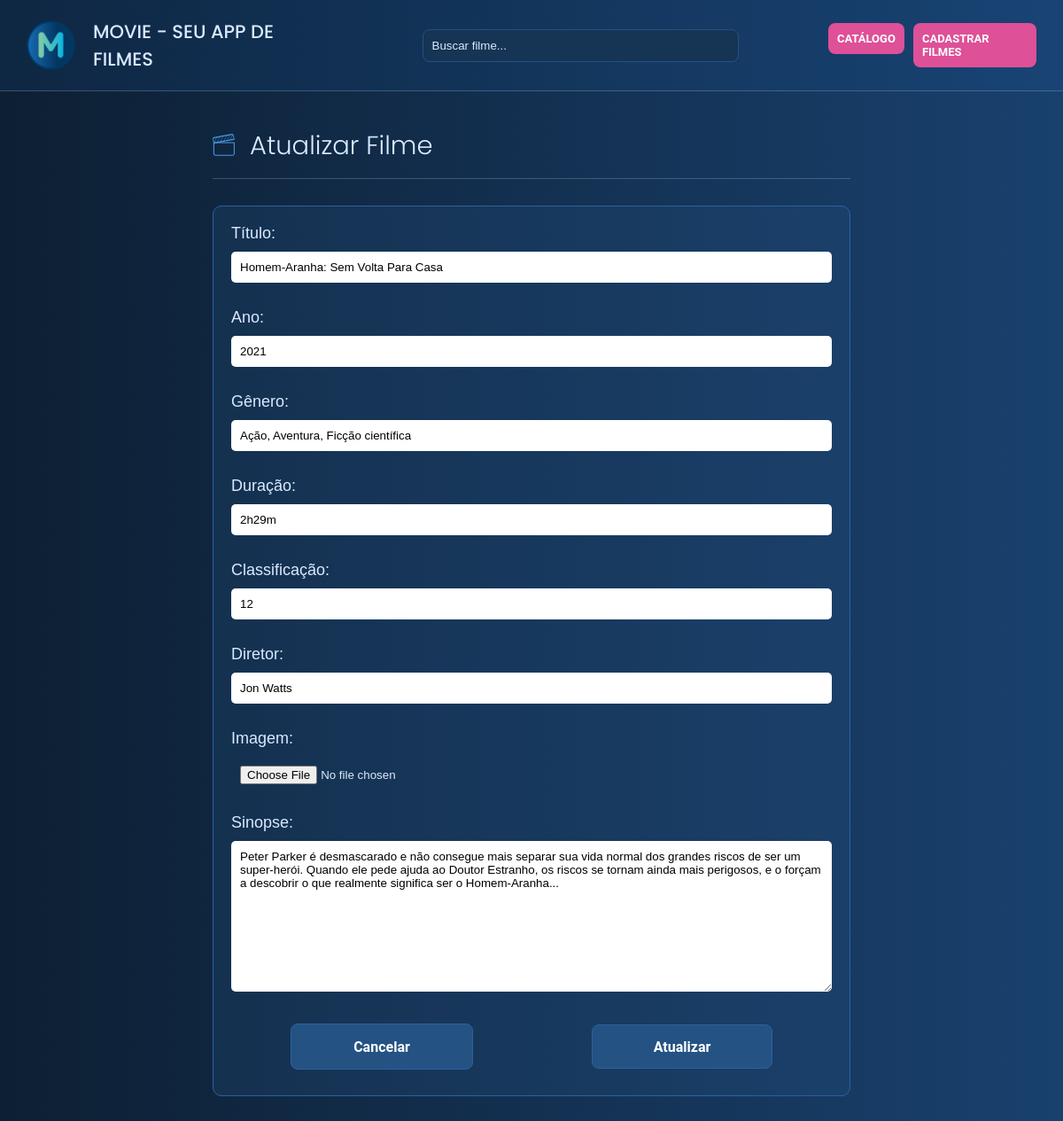
The page /edit/7/ on the database its author committed.
### app/models.py (models this page shows, shortened)
class Filme(models.Model):
    titulo = models.CharField('título', max_length=100 , unique=True)
    imagem = models.ImageField(upload_to='images')
    ano = models.CharField(max_length=10)
    duracao = models.CharField('duração', max_length=5)
    classificacao = models.CharField('classificação', max_length=100)
    genero = models.CharField('gênero',max_length=100)
    diretor = models.CharField(max_length=100)
    sinopse = models.TextField()

### app/views.py (the view, shortened to what this page needs)
# urls.py: path('edit/<int:id>/', v.edit, name='edit'),
def edit(request, id):
    obj = Filme.objects.get(id=id)
    if request.method == 'GET':
        form = filmForm(instance=obj)
        context = {'form': form, 'obj': obj}
        return render(request, 'form.html', context)

### app/forms.py
class filmForm(forms.ModelForm):
    class Meta:
        model = Filme
        fields = ['titulo', 'ano', 'genero', 'duracao','classificacao', 'diretor', 'imagem', 'sinopse', ]
        widgets = {
            'titulo': forms.TextInput(attrs={'class': 'form-control', 'placeholder': 'Ex: O Poderoso Chefão'}),
            'ano': forms.TextInput(attrs={'class': 'form-control', 'placeholder': 'Ex: 1972'}),
            'genero': forms.TextInput(attrs={'class': 'form-control', 'placeholder': 'Ex: Ação'}),
            'duracao': forms.TextInput(attrs={'class': 'form-control', 'placeholder': 'Ex: 2hrs'}),
            'classificacao': forms.TextInput(attrs={'class': 'form-control', 'placeholder': 'Ex: 18'}),
            'diretor': forms.TextInput(attrs={'class': 'form-control', 'placeholder': 'Ex: Francis Ford Coppola'}),
            'imagem': forms.FileInput(attrs={'class': 'form-control', 'placeholder': 'Capa do filme'}),
            'sinopse': forms.Textarea(attrs={'class': 'form-control', 'placeholder': 'Ex: Em 1945, Don Corleone é o chefe de uma mafiosa família italiana...'}),
        }

### templates/form.html (shortened to what this page needs)
{% extends 'base.html' %}
{% block content %}
    <div class="fadeIn">
        {% if not obj %}
            <h1 class="title icon--movie">Cadastrar Filme</h1>
        {% else %}
            <h1 class="title icon--movie">Atualizar Filme</h1>
        {% endif %}
        <div class="box--container">
            <form method = "post" enctype="multipart/form-data">
                {{ form.as_ul }}
                <div class="btn-form-position">
                    <a href="{% url 'app:index' %}" class="btn-form">Cancelar</a>
                    {% if not obj %}
                        <button type="submit" class="btn-form">Cadastrar</button>
                        {% else %}
                        <button type="submit" class="btn-form">Atualizar</button>
                    {% endif %}
                </div>
            </form>
        </div>
    </div>
{% endblock %}

### static/css/default.css (style rules this page uses)
* { margin: 0; padding: 0; font-family: Arial, Helvetica, sans-serif }
body { color: var(--color-text); background-image: linear-gradient(to right, rgb(13, 31, 51), rgba(25,65,110,1)); }
html { font-size: 62.5%; box-sizing: border-box; -moz-box-sizing: border-box; -webkit-text-size-adjust: 100%; -ms-text-size-adjust: 100%; }
:root { --color-text: #DAEAFF; --color-contrast: #DE5097; --background-color: rgba(13, 31, 51, 1); --background-card: rgba(255, 255, 255, 0.04); }
.box--container { background-color: #2452833f; border: 1px solid #2b629c; border-radius: 10px; padding: 20px; margin-bottom: 50px; }
.box--container form { margin: 0 auto!important; width: 100% !important; }
form { display: grid; grid-template-columns: repeat(1, 1fr); gap: 5px; grid-auto-rows: minmax(90px, auto); width: 50%; margin: 0 auto 50px auto; }
form label { display: block; font-size: 1.8rem; padding-bottom: 10px; }
form input, textarea { width: calc(100% - 20px); border-radius: 5px; border: 0 none; padding: 10px; }
form input::placeholder, textarea::placeholder { color: #989898; }
.btn-form-position { display: flex; justify-content: end; margin-top: 20px; }
.btn-form { display: flex; width: 30%; border: 0; height: 50px; border-radius: 8px; color: white; font-family: 'Roboto', sans-serif; font-weight: bold; font-size: 1.6rem; background-color: #245283; border: 1px solid #2b629c; margin: auto; text-decoration: none; justify-content: center; align-items: center; cursor: pointer; }
form li { list-style: none; }
.title { display: block; font-size: 2.9rem; padding-bottom: 15px; margin-bottom: 30px; border-bottom: 1px solid #daeaff38; font-family: 'Poppins', sans-serif; font-weight: 300; }
.icon--movie { background: url('../images/icon-movie.svg') no-repeat 0 8px; background-size: 25px; padding-left: 42px; }
.fadeIn { animation: fadein 1s ease; }

### rows shown on the page
Filme: titulo "Homem-Aranha: Sem Volta Para Casa", ano "2021", genero "Ação, Aventura, Ficção científica", duracao "2h29m", classificacao "12", diretor "Jon Watts", sinopse "Peter Parker é desmascarado e não consegue mais separar sua vida normal dos grandes riscos de ser um super-herói. Quando ele pede ajuda ao Doutor Estranho, os riscos se tornam ainda mais perigosos, e o forçam a descobrir o que realmente significa ser o Homem-Aranha..."
